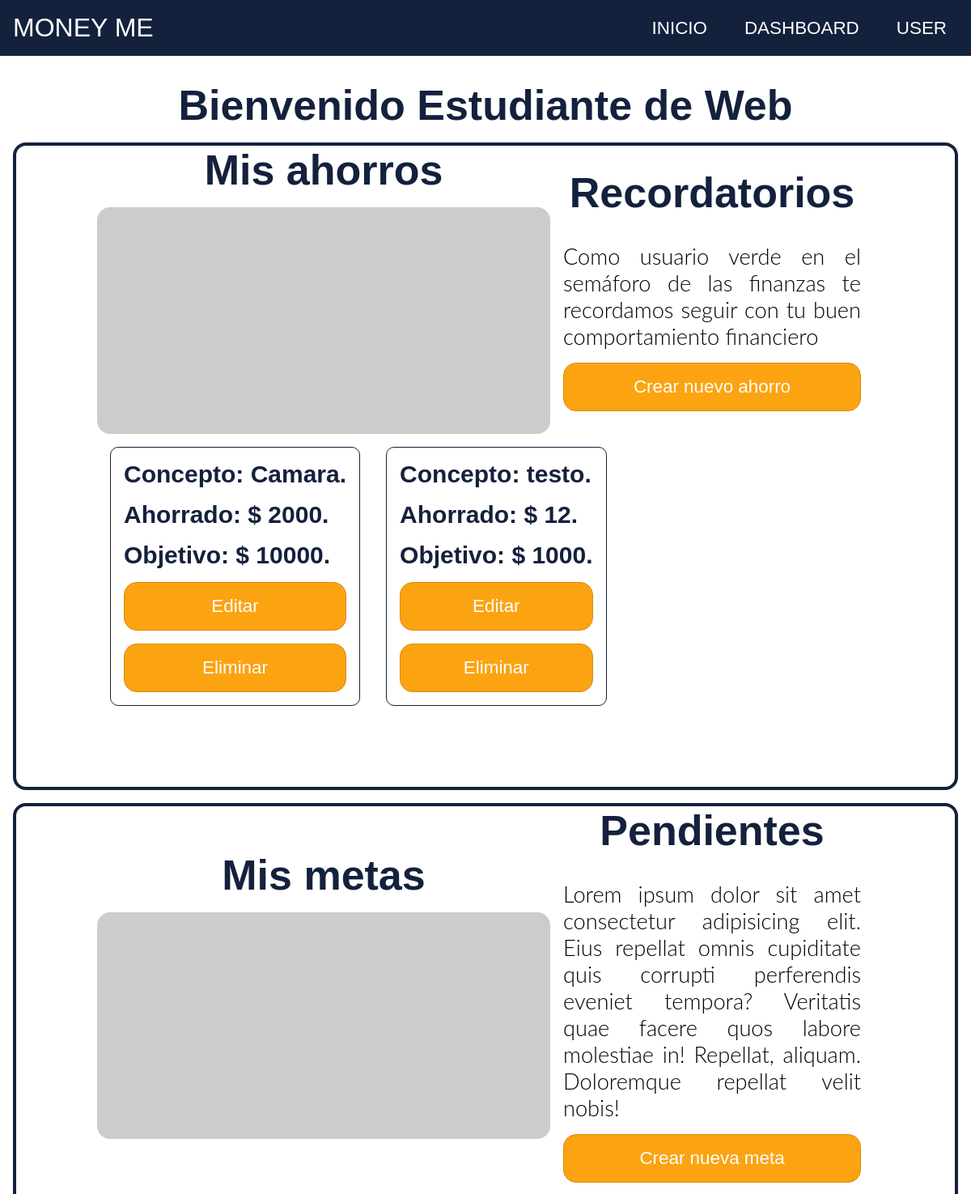
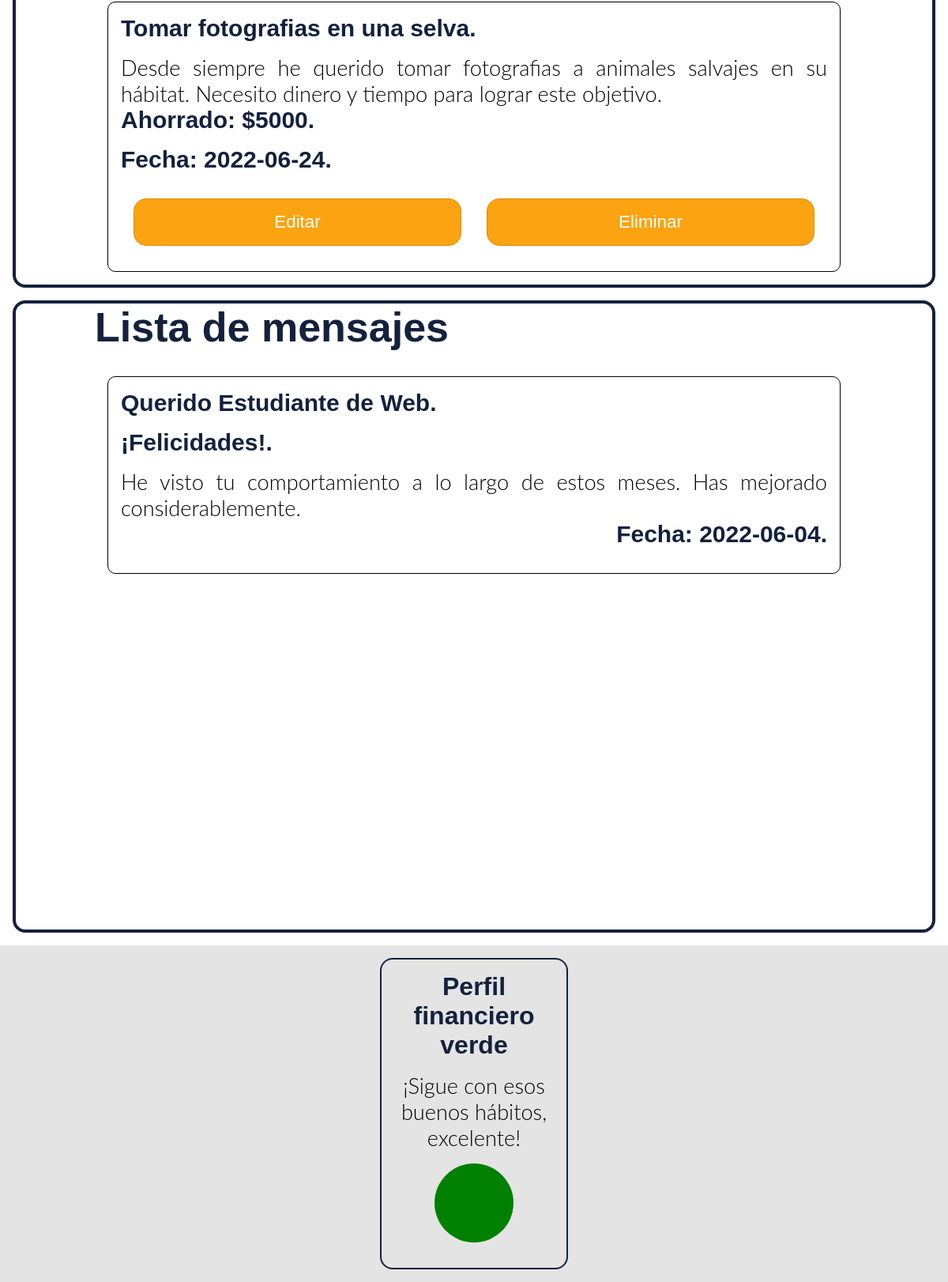
Screenshot of /dashboard-user.php (signed in) with the database file from the repository (2 pictures, top to bottom).
### tables this page shows
CREATE TABLE `ahorros` (
  `id` int(11) NOT NULL,
  `concepto` varchar(25) NOT NULL,
  `ahorrado` int(11) NOT NULL,
  `objetivo` int(11) NOT NULL,
  `user_id` int(11) NOT NULL,
  `estado` tinyint(4) NOT NULL,
  `activo` tinyint(4) NOT NULL
);

CREATE TABLE `metas` (
  `id` int(11) NOT NULL,
  `titulo` varchar(35) NOT NULL,
  `descripcion` tinytext NOT NULL,
  `ahorrado` int(11) NOT NULL,
  `fecha` date NOT NULL,
  `user_id` int(11) NOT NULL,
  `activo` tinyint(4) NOT NULL
);

CREATE TABLE `mensajes` (
  `id` int(11) NOT NULL,
  `asunto` varchar(35) NOT NULL,
  `mensaje` tinytext NOT NULL,
  `fecha` date NOT NULL,
  `user_id` int(11) NOT NULL,
  `activo` tinyint(4) NOT NULL
);

### dashboard-user.php (the view, shortened to what this page needs)
<?php
if(isset($_SESSION["username"])){
$db = new Database();
$con = $db->conectar();
$activo = 1;
$control_ahorros = $con->prepare("SELECT id, concepto, ahorrado, objetivo FROM ahorros WHERE activo=:mi_activo AND user_id=:mi_user ORDER BY id ASC");
$control_ahorros->execute(['mi_activo' => $activo, 'mi_user' => $_SESSION['id']]);
$ahorros = $control_ahorros->fetchAll(PDO::FETCH_ASSOC);
$control_metas = $con->prepare("SELECT id, titulo, descripcion, ahorrado, fecha FROM metas WHERE activo=:mi_activo AND user_id=:mi_user ORDER BY id ASC");
$control_metas->execute(['mi_activo' => $activo, 'mi_user' => $_SESSION['id']]);
$metas = $control_metas->fetchAll(PDO::FETCH_ASSOC);
$control_mensajes = $con->prepare("SELECT id, asunto, mensaje, fecha FROM mensajes WHERE activo=:mi_activo AND user_id=:mi_user ORDER BY id ASC");
$control_mensajes->execute(['mi_activo' => $activo, 'mi_user' => $_SESSION['id']]);
$mensajes = $control_mensajes->fetchAll(PDO::FETCH_ASSOC);
?>
<!DOCTYPE html>
<html lang="en">
<head>
    <link rel="stylesheet" href="style.css">
</head>
<body>
    <header>
        <nav class="navbar bg-primary">
            <div class="logo">Money Me</div>
            <ul class="nav-links">
                <div class="menu">
                    <li><a href="index.php">Inicio</a></li>
                    <li class="services">
                        <a href="/">Dashboard</a>
                    </li>
                    <li class="services">
                        <a>User</a>
                    </li>
                </div>
            </ul>
            </nav>
    </header>
    <div class="dashboard-container text-justify first">
        <h2 class="text-center color-primary">Bienvenido <?php echo $_SESSION['name']?></h2>
        <section id="ahorros">
            <div class="flex" data-state="justify-between vertical-center user-description">
                <div class="flex" data-state="column">
                    <h2 class="text-center color-primary">Mis ahorros</h2>
                    <img src="https://picsum.photos/2000/1000" alt="">
                </div>
                <?php if($_SESSION['type'] == 1){ ?>
                    <div class="box flex" data-state=" column vertical-center">
                        <h2>Recordatorios</h2>
                        <p>Como usuario verde en el semáforo de las finanzas te recordamos seguir con tu buen comportamiento financiero</p>
                        <button class="btn text-center"><a href="new-ahorro.php">Crear nuevo ahorro</a></button>
                    </div>
                <?php } else if($_SESSION['type'] == 2){ ?>
                <div class="box flex" data-state=" column vertical-center">
                    <h2>Pendientes</h2>
                    <p>Lorem ipsum dolor sit amet consectetur adipisicing elit. Eius repellat omnis cupiditate quis corrupti perferendis eveniet tempora? Veritatis quae facere quos labore molestiae in! Repellat, aliquam. Doloremque repellat velit nobis!</p>
                    <button class="btn text-center"><a href="new-meta.php">Crear nueva meta</a></button>
                </div>
                <?php } else if($_SESSION['type'] == 3){ ?>
                <div class="box flex" data-state=" column vertical-center">
                    <h2>Pendientes</h2>
                    <p>Lorem ipsum dolor sit amet consectetur adipisicing elit. Eius repellat omnis cupiditate quis corrupti perferendis eveniet tempora? Veritatis quae facere quos labore molestiae in! Repellat, aliquam. Doloremque repellat velit nobis!</p>
                    <button class="btn text-center"><a href="new-meta.php">Crear nueva meta</a></button>
                </div>
                <?php } ?>
            </div>
            <div class="flex" data-state="wrap user-list" >
                <?php
                    foreach($ahorros AS $row){
                ?>
                <div class="user-box">
                    <h2>Concepto: <?php echo $row['concepto']?>.</h2>
                    <h2>Ahorrado: $ <?php echo $row['ahorrado']?>.</h2>
                    <h2>Objetivo: $ <?php echo $row['objetivo']?>.</h2>
                    <button class="btn text-center" type="submit"><a href="edit-ahorro.php?id=<?php echo $row['id']?>">Editar</a></button>
                    <button class="btn text-center" type="submit"><a href="config/delete/ahorro.php?id=<?php echo $row['id']?>">Eliminar</a></button>
                </div>
                <?php }?>
            </div>
        </section>
        <section id="metas">
            <div class="flex" data-state="justify-between vertical-center user-description">
                <div class="flex" data-state="column">
                    <h2 class="text-center color-primary">Mis metas</h2>
                    <img src="https://picsum.photos/2000/1000" alt="">
                </div>
                <?php if($_SESSION['type'] == 1){ ?>
                <div class="box flex" data-state=" column vertical-center">
                    <h2>Pendientes</h2>
                    <p>Lorem ipsum dolor sit amet consectetur adipisicing elit. Eius repellat omnis cupiditate quis corrupti perferendis eveniet tempora? Veritatis quae facere quos labore molestiae in! Repellat, aliquam. Doloremque repellat velit nobis!</p>
                    <button class="btn text-center"><a href="new-meta.php">Crear nueva meta</a></button>
                </div>
                <?php } else if($_SESSION['type'] == 2){ ?>
                <div class="box flex" data-state=" column vertical-center">
                    <h2>Pendientes</h2>
                    <p>Lorem ipsum dolor sit amet consectetur adipisicing elit. Eius repellat omnis cupiditate quis corrupti perferendis eveniet tempora? Veritatis quae facere quos labore molestiae in! Repellat, aliquam. Doloremque repellat velit nobis!</p>
                    <button class="btn text-center"><a href="new-meta.php">Crear nueva meta</a></button>
                </div>
                <?php } else if($_SESSION['type'] == 3){ ?>
                <div class="box flex" data-state=" column vertical-center">
                    <h2>Pendientes</h2>
                    <p>Lorem ipsum dolor sit amet consectetur adipisicing elit. Eius repellat omnis cupiditate quis corrupti perferendis eveniet tempora? Veritatis quae facere quos labore molestiae in! Repellat, aliquam. Doloremque repellat velit nobis!</p>
                    <button class="btn text-center"><a href="new-meta.php">Crear nueva meta</a></button>
                </div>
                <?php } ?>
            </div>
            <div class="flex" data-state="wrap" >
                 <?php
                    foreach($metas AS $row){
                ?>
                <div class="user-box-metas">
                    <h2><?php echo $row['titulo']?>.</h2>
                    <p><?php echo $row['descripcion']?></p>
                    <h2>Ahorrado: $<?php echo $row['ahorrado']?>.</h2>
                    <h2>Fecha: <?php echo $row['fecha']?>.</h2>
                    <div class="flex">
                        <button class="btn text-center" type="submit"><a href="edit-meta.php?id=<?php echo $row['id']?>">Editar</a></button>
                        <button class="btn text-center" type="submit"><a href="config/delete/metas.php?id=<?php echo $row['id']?>">Eliminar</a></button>
                    </div>
                </div>
                <?php }?>
            </div>
        </section>
        <section id="alertas">
            <h2>Lista de mensajes</h2>
            <div class="flex" data-state="wrap" >
                <?php
                    foreach($mensajes AS $row){
                ?>
                <div class="user-box-metas">
                    <h2>Querido <?php echo $_SESSION['name']?>.</h2>
                    <h2><?php echo $row['asunto']?>.</h2>
                    <p><?php echo $row['mensaje']?></p>
                    <h2 class="text-right">Fecha: <?php echo $row['fecha']?>.</h2>
                </div>
                <?php }?>
            </div>
        </section>
        <footer class="flex text-center" data-state="center vertical-center semaforo">
            <?php
                if($_SESSION['type'] == 1){
            ?>
            <div class="footer-box flex border-box" data-state="column vertical-center">
                <h2>Perfil financiero verde</h2>
                <p>¡Sigue con esos buenos hábitos, excelente!</p>
                <div class="dot green"></div>
            </div>
            <?php } else if($_SESSION['type'] == 2){ ?>
            <div class="footer-box flex border-box" data-state="column vertical-center">
                <h2>Perfil financiero amarillo</h2>
                <p>Estás mejorando, adelante, tú puedes.</p>
                <div class="dot yellow"></div>
            </div>
            <?php } else if($_SESSION['type'] == 3){ ?>
            <div class="footer-box flex border-box" data-state="column vertical-center">
                <h2>Perfil financiero rojo</h2>
                <p>Aún faltan cosas por mejorar, ánimo y tú puedes.</p>
                <div class="dot red"></div>
            </div>
            <?php } ?>
        </footer>
    </div>
</body>
</html>
<?php }else{
    header("location:index.php");
} ?>

### style.css (style rules this page uses)
:root { --small-space: 16px; --big-space: 16px; --color-primary: #14213d; --color-primary-darker: rgb(1, 6, 18); --color-secondary: #fca311; --color-secondary-darker: #d88b0e; --color-gray: #7A7A7A; --color-gray-darker: #4e4e4e; --color-white: #FFFFFF; --color-white-darker: #e4e4e4; --color-warning: #ba181b; --color-warning-darker: #841517; --color-dark: #181818; --border-color: #e0e0e0; font-size: 16px; }
* { box-sizing: border-box; }
html, body, h1, h2, h3, h4, h5, h6, p, ol, ul, dl, dd, img { margin: 0; padding: 0; }
h1, h2, h3, h4, h5, h6, li, ul { font-family: 'LeagueGothic', sans-serif; color: var(--color-primary); }
p { font-size: 1.7rem; font-family: 'Lato Light', sans-serif; }
a { text-decoration: none; color: var(--color-white); }
li { list-style: none; }
h2 { font-size: 3.25rem; }
section { padding: 0px 100px; min-height: 100vh; }
body { min-height: 100vh; font-family: 'LeagueGothic', sans-serif; }
img { max-width: 100%; height: auto; display: block; }
header { position:fixed; width: 100%; }
.navbar { position: fixed; width: 100%; top: 0; text-transform: uppercase; display: flex; align-items: center; justify-content: space-between; padding: var(--small-space); color: #fff; }
.nav-links a { color: #fff; }
.logo { font-size: 32px; }
.menu { display: flex; gap: 1em; font-size: 18px; }
.menu li { padding: 5px 14px; }
.services { position: relative; }
.text-center { text-align: center; }
.text-right { text-align: end; }
.text-justify { text-align: justify; }
.flex { display: flex; }
.flex[data-state~="wrap"] { flex-wrap: wrap; }
.flex[data-state~="justify-between"] { justify-content: space-between; }
.flex[data-state~="vertical-center"] { align-items: center; }
.flex[data-state~="center"] { justify-content: center; }
.flex[data-state~="column"] { flex-direction: column; }
.color-primary { color: var(--color-primary); }
.bg-primary { background-color: var(--color-primary); }
.green { background-color: green; }
.box { padding: 0 var(--small-space); max-width: 400px; min-width: 150px; }
.user-box { border: 1px solid var(--color-primary); border-radius: 10px; padding: var(--small-space) var(--small-space) ; margin: var(--small-space) var(--small-space) ; max-width: 400px; min-width: 150px; }
.user-box-metas { border: 1px solid black; border-radius: 10px; padding: var(--small-space) var(--small-space) ; margin: var(--small-space) var(--small-space) ; width: 100%; min-width: 150px; }
.user-box-metas button { margin: var(--small-space) var(--small-space); }
.user-box-metas h2 { font-size: 30px; }
.user-box h2 { font-size: 30px; }
.box > p { margin-top: var(--small-space); }
.btn { display: block; margin: auto; margin-top: var(--small-space); color: var(--color-white); padding: var(--small-space); bottom: 1.5rem; font-size: 1.3rem; background-color: var(--color-secondary); border: 1px solid var(--color-secondary-darker); border-radius: 1rem; }
.contact-form p, h2, label { color: var(--color-white); }
.dashboard-container section { margin: 16px 16px; border: 4px solid var(--color-primary); border-radius: 1rem; }
.dashboard-container { padding: 0px 0px; margin: 0px 0; height: 100vh; background-color: white; }
.dashboard-container img { border-radius: 1rem; }
.dashboard-container h2 { color: var(--color-primary); margin-bottom: var(--small-space); }
.dashboard-container .box { min-width: 150px; }
.dot { height: 100px; width: 100px; max-height: 100px; max-width: 100px; margin: var(--small-space) 0; border-radius: 50%; display: inline-block; transition: transform .2s ease-in-out; }
.border-box { border: solid 2px var(--color-primary); border-radius: 1rem; padding:var(--small-space); }
.first { padding: 100px 0; }
.modal input, button, a { font-size: 1.4rem; }
button { background-color:var(--color-secondary); color: white; padding: 14px 20px; margin: 8px 0; border: none; cursor: pointer; width: 100%; border-radius: .5rem; }
footer h2 { color: var(--color-primary); font-size: 2rem; }
footer { margin-top: var(--small-space); padding: var(--small-space) 20%; background-color: var(--color-white-darker); }
.footer-box { width: 33%; }

### rows the page displays
ahorros: concepto "Camara", ahorrado "2000", objetivo "10000"
ahorros: concepto "testo", ahorrado "12", objetivo "1000"
metas: titulo "Tomar fotografias en una selva", descripcion "Desde siempre he querido tomar fotografias a animales salvajes en su hábitat. Necesito dinero y tiempo para lograr este objetivo.", ahorrado "5000", fecha "2022-06-24"
mensajes: asunto "¡Felicidades!", mensaje "He visto tu comportamiento a lo largo de estos meses. Has mejorado considerablemente.", fecha "2022-06-04"

### other values shown
$_SESSION['name'] "Estudiante de Web"
